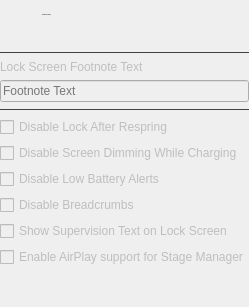
            <widget class="QWidget" name="springboardOptionsPage">
             <layout class="QVBoxLayout" name="verticalLayout_10">
              <property name="leftMargin">
               <number>0</number>
              </property>
              <property name="topMargin">
               <number>0</number>
              </property>
              <property name="rightMargin">
               <number>0</number>
              </property>
              <property name="bottomMargin">
               <number>0</number>
              </property>
              <item>
               <widget class="QWidget" name="horizontalWidget_4" native="true">
                <layout class="QHBoxLayout" name="horizontalLayout_13">
                 <property name="spacing">
                  <number>10</number>
                 </property>
                 <property name="leftMargin">
                  <number>0</number>
                 </property>
                 <property name="topMargin">
                  <number>9</number>
                 </property>
                 <property name="rightMargin">
                  <number>0</number>
                 </property>
                 <property name="bottomMargin">
                  <number>9</number>
                 </property>
                 <item>
                  <widget class="QToolButton" name="toolButton_7">
                   <property name="enabled">
                    <bool>false</bool>
                   </property>
                   <property name="styleSheet">
                    <string notr="true">QToolButton {
	icon-size: 24px;
	background-color: transparent;
	padding-left: 0px;
	padding-right: 5px;
	border-radius: 0px;
}</string>
                   </property>
                   <property name="icon">
                    <iconset>
                     <normaloff>:/icon/app-indicator.svg</normaloff>:/icon/app-indicator.svg</iconset>
                   </property>
                  </widget>
                 </item>
                 <item>
                  <widget class="QWidget" name="verticalWidget_3" native="true">
                   <layout class="QVBoxLayout" name="verticalLayout_7">
                    <property name="spacing">
                     <number>6</number>
                    </property>
                    <property name="leftMargin">
                     <number>0</number>
                    </property>
                    <property name="topMargin">
                     <number>0</number>
                    </property>
                    <property name="rightMargin">
                     <number>0</number>
                    </property>
                    <property name="bottomMargin">
                     <number>0</number>
                    </property>
                    <item>
                     <widget class="QLabel" name="springboardOptionsLbl">
                      <property name="font">
                       <font>
                        <pointsize>-1</pointsize>
                        <bold>false</bold>
                       </font>
                      </property>
                      <property name="text">
                       <string>Springboard Options</string>
                      </property>
                     </widget>
                    </item>
                    <item>
                     <spacer name="verticalSpacer_19">
                      <property name="orientation">
                       <enum>Qt::Vertical</enum>
                      </property>
                      <property name="sizeType">
                       <enum>QSizePolicy::Fixed</enum>
                      </property>
                      <property name="sizeHint" stdset="0">
                       <size>
                        <width>20</width>
                        <height>16</height>
                       </size>
                      </property>
                     </spacer>
                    </item>
                   </layout>
                  </widget>
                 </item>
                 <item>
                  <spacer name="horizontalSpacer_6">
                   <property name="orientation">
                    <enum>Qt::Horizontal</enum>
                   </property>
                   <property name="sizeHint" stdset="0">
                    <size>
                     <width>40</width>
                     <height>20</height>
                    </size>
                   </property>
                  </spacer>
                 </item>
                </layout>
               </widget>
              </item>
              <item>
               <widget class="Line" name="line_11">
                <property name="styleSheet">
                 <string notr="true">QFrame {
	color: #414141;
}</string>
                </property>
                <property name="frameShadow">
                 <enum>QFrame::Plain</enum>
                </property>
                <property name="orientation">
                 <enum>Qt::Horizontal</enum>
                </property>
               </widget>
              </item>
              <item>
               <widget class="QWidget" name="springboardOptionsPageContent" native="true">
                <property name="enabled">
                 <bool>false</bool>
                </property>
                <property name="maximumSize">
                 <size>
                  <width>650</width>
                  <height>16777215</height>
                 </size>
                </property>
                <layout class="QVBoxLayout" name="_2">
                 <property name="leftMargin">
                  <number>0</number>
                 </property>
                 <property name="topMargin">
                  <number>0</number>
                 </property>
                 <property name="rightMargin">
                  <number>0</number>
                 </property>
                 <property name="bottomMargin">
                  <number>0</number>
                 </property>
                 <item>
                  <widget class="QLabel" name="label_13">
                   <property name="text">
                    <string>Lock Screen Footnote Text</string>
                   </property>
                  </widget>
                 </item>
                 <item>
                  <widget class="QLineEdit" name="footnoteTxt">
                   <property name="placeholderText">
                    <string>Footnote Text</string>
                   </property>
                  </widget>
                 </item>
                 <item>
                  <widget class="Line" name="line_6">
                   <property name="styleSheet">
                    <string notr="true">QFrame {
	color: #414141;
}</string>
                   </property>
                   <property name="frameShadow">
                    <enum>QFrame::Plain</enum>
                   </property>
                   <property name="orientation">
                    <enum>Qt::Horizontal</enum>
                   </property>
                  </widget>
                 </item>
                 <item>
                  <widget class="QCheckBox" name="disableLockRespringChk">
                   <property name="text">
                    <string>Disable Lock After Respring</string>
                   </property>
                  </widget>
                 </item>
                 <item>
                  <widget class="QCheckBox" name="disableDimmingChk">
                   <property name="text">
                    <string>Disable Screen Dimming While Charging</string>
                   </property>
                  </widget>
                 </item>
                 <item>
                  <widget class="QCheckBox" name="disableBatteryAlertsChk">
                   <property name="text">
                    <string>Disable Low Battery Alerts</string>
                   </property>
                  </widget>
                 </item>
                 <item>
                  <widget class="QCheckBox" name="disableCrumbChk">
                   <property name="toolTip">
                    <string>Removes '&lt; PreviousAppName' glyph in Status Bar when being forwarded to another app.</string>
                   </property>
                   <property name="text">
                    <string>Disable Breadcrumbs</string>
                   </property>
                  </widget>
                 </item>
                 <item>
                  <widget class="QCheckBox" name="enableSupervisionTextChk">
                   <property name="toolTip">
                    <string>Shows info about the device supervision status and organization at the bottom of the lock screen.</string>
                   </property>
                   <property name="text">
                    <string>Show Supervision Text on Lock Screen</string>
                   </property>
                  </widget>
                 </item>
                 <item>
                  <widget class="QCheckBox" name="enableAirPlayChk">
                   <property name="text">
                    <string>Enable AirPlay support for Stage Manager</string>
                   </property>
                  </widget>
                 </item>
                 <item>
                  <spacer name="verticalSpacer_5">
                   <property name="orientation">
                    <enum>Qt::Vertical</enum>
                   </property>
                   <property name="sizeHint" stdset="0">
                    <size>
                     <width>20</width>
                     <height>40</height>
                    </size>
                   </property>
                  </spacer>
                 </item>
                </layout>
               </widget>
              </item>
             </layout>
            </widget>
